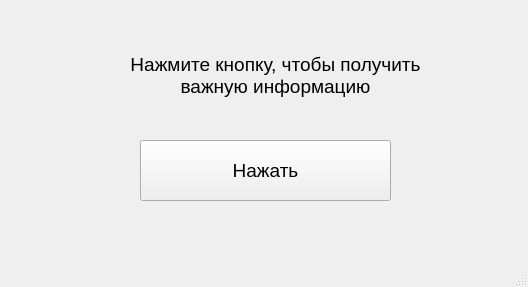
<?xml version="1.0" encoding="UTF-8"?>
<ui version="4.0">
 <class>MainWindow</class>
 <widget class="QMainWindow" name="MainWindow">
  <property name="geometry">
   <rect>
    <x>0</x>
    <y>0</y>
    <width>528</width>
    <height>287</height>
   </rect>
  </property>
  <property name="windowTitle">
   <string>MainWindow</string>
  </property>
  <widget class="QWidget" name="centralwidget">
   <widget class="QPushButton" name="pushButton">
    <property name="geometry">
     <rect>
      <x>140</x>
      <y>140</y>
      <width>251</width>
      <height>61</height>
     </rect>
    </property>
    <property name="font">
     <font>
      <pointsize>14</pointsize>
     </font>
    </property>
    <property name="text">
     <string>Нажать</string>
    </property>
   </widget>
   <widget class="QLabel" name="label">
    <property name="geometry">
     <rect>
      <x>50</x>
      <y>40</y>
      <width>451</width>
      <height>71</height>
     </rect>
    </property>
    <property name="font">
     <font>
      <pointsize>14</pointsize>
     </font>
    </property>
    <property name="text">
     <string>Нажмите кнопку, чтобы получить
важную информацию</string>
    </property>
    <property name="alignment">
     <set>Qt::AlignCenter</set>
    </property>
   </widget>
  </widget>
  <widget class="QMenuBar" name="menubar">
   <property name="geometry">
    <rect>
     <x>0</x>
     <y>0</y>
     <width>528</width>
     <height>26</height>
    </rect>
   </property>
  </widget>
  <widget class="QStatusBar" name="statusbar"/>
 </widget>
 <resources/>
 <connections/>
</ui>
